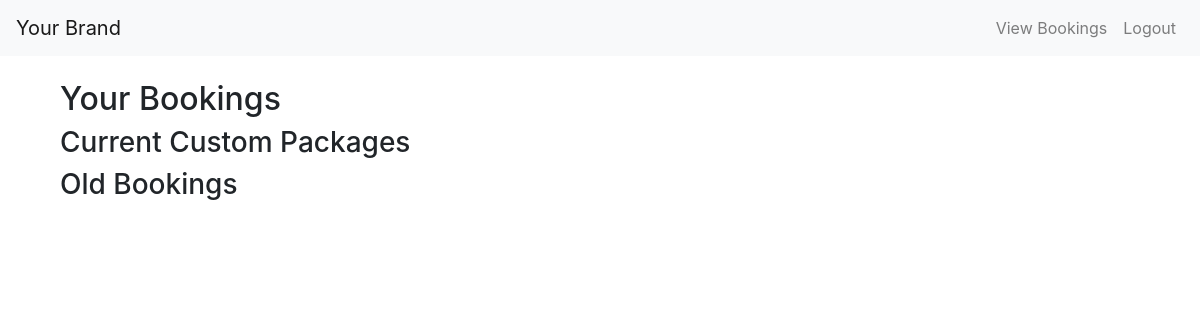
Page /booking/view_bookings/ (signed in) on the earlier database version.
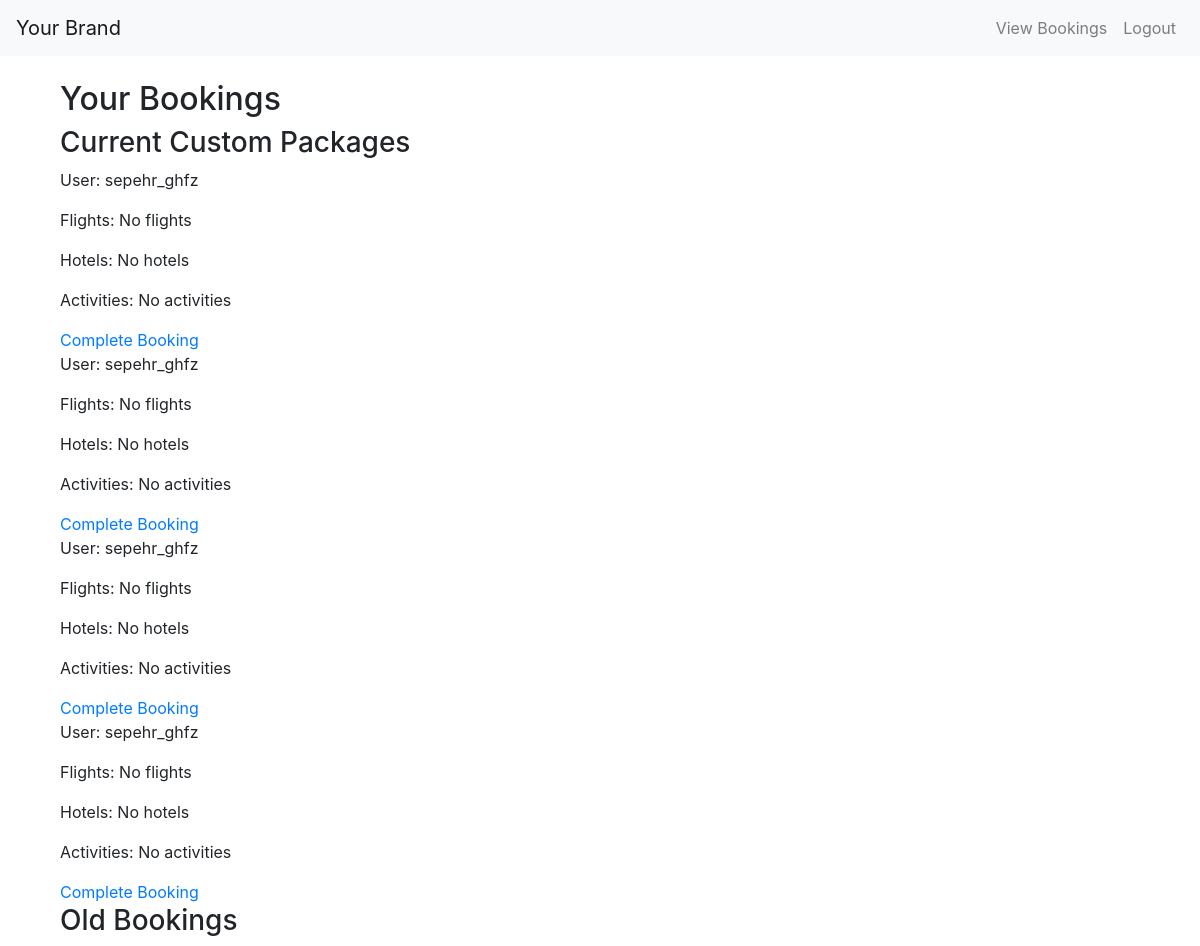
Same page on the later database version.
### packages/models.py (models this page shows, shortened)
class CustomPackage(models.Model):
    user = models.ForeignKey(User, on_delete=models.CASCADE)
    flights = models.ManyToManyField(Flight, blank=True)
    hotels = models.ManyToManyField(Hotel, blank=True)
    activities = models.ManyToManyField(Activity, blank=True)
    is_booked = models.BooleanField(default=False)

### booking/views.py (the view)
# urls.py: path('view_bookings/', views.view_bookings, name='view_bookings'),
@login_required
def view_bookings(request):
    current_custom_packages = CustomPackage.objects.filter(user=request.user, is_booked=False)
    old_bookings = CustomPackage.objects.filter(user=request.user, is_booked=True)
    context = {
        'current_custom_packages': current_custom_packages,
        'old_bookings': old_bookings,
    }
    return render(request, 'booking/view_bookings.html', context)

### booking/templates/booking/view_bookings.html (shortened to what this page needs)
{% extends 'booking/base.html' %}
{% block content %}
<div class="container">
    <h2>Your Bookings</h2>
        <h3>Current Custom Packages</h3>
        {% for custom_package in current_custom_packages %}
            <p>User: {{ custom_package.user.username }}</p>
            <p>Flights:
                {% if custom_package.flights.exists %}
                    {% for flight in custom_package.flights.all %}
                        {{ flight.airline }} - {{ flight.flight_number }}<br>
                    {% endfor %}
                {% else %}
                    No flights
                {% endif %}
            </p>
            <p>Hotels:
                {% if custom_package.hotels.exists %}
                    {% for hotel in custom_package.hotels.all %}
                        {{ hotel.name }} in {{ hotel.city }}<br>
                    {% endfor %}
                {% else %}
                    No hotels
                {% endif %}
            </p>
            <p>Activities:
                {% if custom_package.activities.exists %}
                    {% for activity in custom_package.activities.all %}
                        {{ activity.name }} - {{ activity.location }}<br>
                    {% endfor %}
                {% else %}
                    No activities
                {% endif %}
            </p>
            <a href="{% url 'complete_booking' custom_package.id %}">Complete Booking</a>
        {% endfor %}
        <h3>Old Bookings</h3>
    </div>
</div>
{% endblock %}

### booking/templates/booking/base.html (shortened to what this page needs)
{% load static %}
<!DOCTYPE html>
<html lang="en">
<head>
    <link rel="stylesheet" href="https://maxcdn.bootstrapcdn.com/bootstrap/4.0.0/css/bootstrap.min.css">
</head>
<body>
<nav class="navbar navbar-expand-lg navbar-light bg-light">
    <a class="navbar-brand" href="#">Your Brand</a>
    <div class="collapse navbar-collapse" id="navbarNav">
        <ul class="navbar-nav ml-auto">
            <li class="nav-item">
                <a class="nav-link" href="{% url 'view_bookings' %}">View Bookings</a>
            </li>
            {% if user.is_authenticated %}
                <li class="nav-item">
                    <a class="nav-link" href="{% url 'logout' %}">Logout</a>
                </li>
            {% else %}
                <li class="nav-item">
                    <a class="nav-link" href="{% url 'login' %}">Login</a>
                </li>
            {% endif %}
        </ul>
    </div>
</nav>
<div class="container mt-4">
    {% block content %}{% endblock %}
</body>
</html>

Differences in the rows shown:
added CustomPackage: user.username "sepehr_ghfz", shows "No flights", shows "No hotels", shows "No activities"
added CustomPackage: user.username "sepehr_ghfz", shows "No flights", shows "No hotels", shows "No activities"
added CustomPackage: user.username "sepehr_ghfz", shows "No flights", shows "No hotels", shows "No activities"
added CustomPackage: user.username "sepehr_ghfz", shows "No flights", shows "No hotels", shows "No activities"
